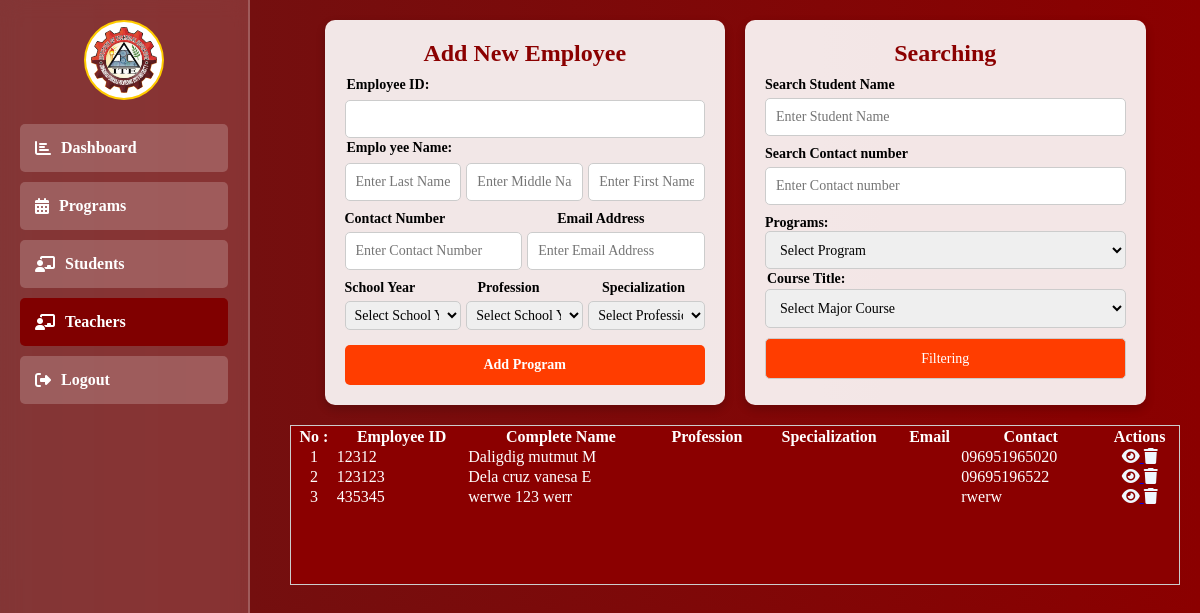
Page /admin/teachers.php (signed in) on the earlier database version.
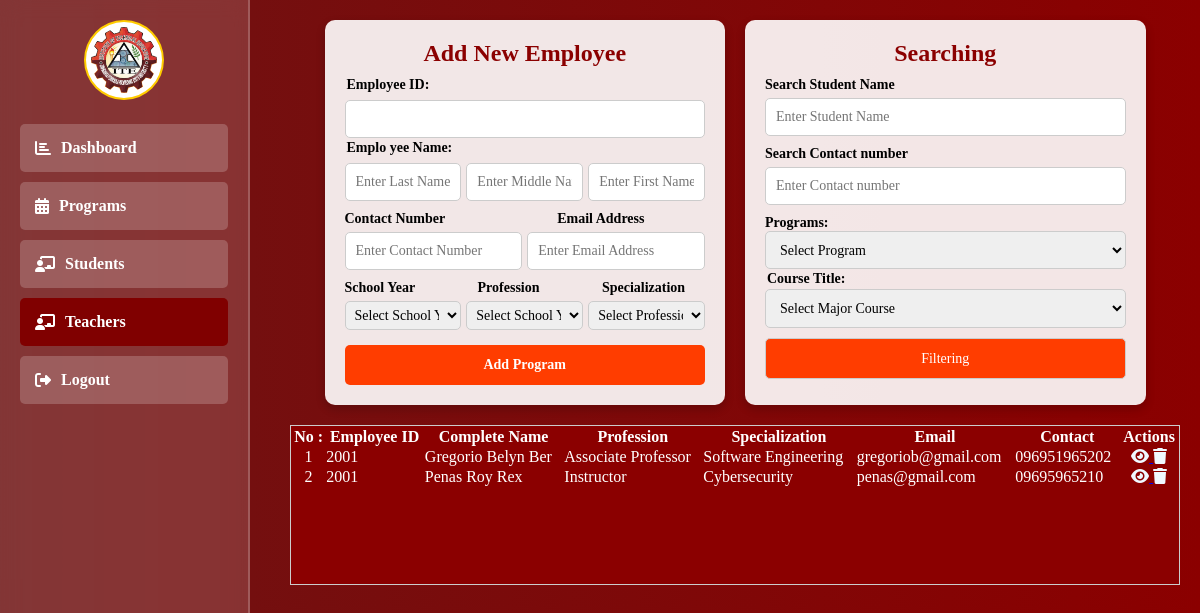
Same page on the later database version.
### tables this page shows
CREATE TABLE `teachers` (
  `id` int(11) NOT NULL,
  `teacher_code` varchar(255) NOT NULL,
  `fname` varchar(50) NOT NULL,
  `mname` varchar(50) NOT NULL,
  `lname` varchar(50) NOT NULL,
  `profile` varchar(100) NOT NULL,
  `profession` varchar(100) NOT NULL,
  `specialized` varchar(100) NOT NULL,
  `contact` varchar(50) NOT NULL,
  `email` varchar(100) NOT NULL,
  `course` varchar(100) NOT NULL,
  `school_year` varchar(20) NOT NULL,
  `verify` varchar(20) NOT NULL
);

### admin/admin_function.php (called while the page is built, shortened)
<?php
include "../db_connect.php";
function GetTeachers()
{
    global $pdo;
    try {
        $stmt = $pdo->prepare("SELECT * FROM teachers");
        $stmt->execute();
        return $stmt->fetchAll();
    } catch (PDOException $e) {
        return [];
    }
}

### admin/teachers.php (the view, shortened to what this page needs)
<?php
include "../db_connect.php";
include "./admin_function.php";
?>
<!DOCTYPE html>
<html lang="en">
<head>
    <link rel="stylesheet" href="https://cdnjs.cloudflare.com/ajax/libs/font-awesome/6.2.0/css/all.css">
</head>
<body>
    <div class="sidebar">
        <div class="profile-info">
            <img src="../images/ITE.png" alt="Profile Icon" class="profile-icon">
        </div>
        <div class="sidebar-item">
            <a href="./index.php"><i class="fas fa-chart-bar"></i> Dashboard</a>
        </div>
        <div class="sidebar-item">
            <a href="./Program.php"><i class="fas fa-calendar-alt"></i> Programs</a>
        </div>
        <div class="sidebar-item">
            <a href="./students.php"><i class="fas fa-chalkboard-teacher"></i> Students</a>
        </div>
        <div class="sidebar-item" style="background-color: maroon;">
            <a href="./teachers.php"><i class="fas fa-chalkboard-teacher"></i>Teachers</a>
        </div>
        <div class="sidebar-item">
            <a href="./logout.php"><i class="fas fa-sign-out-alt"></i> Logout</a>
        </div>
    </div>
    <div class="content">
        <div class="dashboard-container">
            <div class="card">
                <h2>Add New Employee</h2>
                <form action="" method="post">
                    <label for="employee_id" style="margin: 2px; ;">Employee ID:</label>
                    <input type="text" name="employee_id" id="employee_id" required>
                    <label style="margin: 2px;" for="name">Emplo yee Name:</label>
                    <div style="display: flex; gap:5px;">
                        <input type="text" name="lname" placeholder="Enter Last Name">
                        <input type="text" name="mname" placeholder="Enter Middle Name">
                        <input type="text" name="fname" placeholder="Enter First Name">
                    </div>
                    <div style="display: flex; gap: 7rem;">
                        <label for="contact">Contact Number</label>
                        <label for="email">Email Address</label>
                    </div>
                    <div style="display: flex; gap: 5px;">
                        <input placeholder="Enter Contact Number" type="text" name="contact" id="contact" required>
                        <input type="text" name="email" id="email" placeholder="Enter Email Address">
                    </div>
                    <div style="display:flex; gap:3.9rem;">
                        <label for="">School Year</label>
                        <label for="">Profession</label>
                        <label for="">Specialization</label>
                    </div>
                    <div style="display: flex; gap: 15px; margin-top: 5px; width: 100%;">
                        <div style="display: flex; gap: 5px;">
                            <select
                                style="padding: 5px;  width: 100%; border: 1px solid #ccc; border-radius: 5px; font-size: 14px;"
                                name="schoolYear" id="schoolYear">
                                <option value="">Select School Year</option>
                            </select>
                            <select
                                style="padding: 5px;  width: 100%; border: 1px solid #ccc; border-radius: 5px; font-size: 14px;"
                                name="specialization" id="specialization">
                                <option value="">Select School Year</option>
                            </select>
                            <select
                                style="padding: 5px;  width: 100%; border: 1px solid #ccc; border-radius: 5px; font-size: 14px;"
                                name="profession" id="profession">
                                <option value="">Select Profession</option>
                            </select>
                        </div>
                    </div>
                    <input type="submit" name="add_employee" value="Add Program">
                </form>
            </div>
            <div class="card">
                <h2>Searching</h2>
                <form method="GET">
                    <label for="student_name">Search Student Name</label>
                    <input type="text" name="student_name_filter" placeholder="Enter Student Name">
                    <label for="student_name">Search Contact number</label>
                    <input type="text" name="contact_filter" placeholder="Enter Contact number">
                    <label for="program">Programs:</label>
                    <select name="program_filter"
                        style="height: 2.4rem; width: 100%; padding: 10px; border: 1px solid #ccc; border-radius: 5px; font-size: 14px;">
                        <option value="">Select Program</option>
                    </select>
                    <label style="margin: 2px;" for=" program_id">Course Title:</label>
                    <select
                        style="height: 2.4rem; width: 100%; padding: 10px; border: 1px solid #ccc; border-radius: 5px; font-size: 14px;"
                        name="course_filter">
                        <option value="">Select Major Course</option>
                    </select>
                    <button class="buttons" type="submit" onclick="display()" class="btn btn-primary"
                        style="margin-top: 10px; ">Filtering</button>
                </form>
            </div>
            <div class="card-table" id="tableNone"
                style="width: 100%; color: #ccc; border: 1px solid #ccc; height: 10rem; background-color: #8B0000; overflow-y: scroll;">
                <div class="tables-content" style=" background-color: #8B0000; display: flex; color: white;">
                    <table class="table" style=" width: 100%; ">
                        <thead>
                            <tr>
                                <th>No :</th>
                                <th>Employee ID</th>
                                <th>Complete Name</th>
                                <th>Profession</th>
                                <th>Specialization</th>
                                <th>Email</th>
                                <th>Contact</th>
                                <th>Actions</th>
                            </tr>
                        </thead>
                        <tbody>
                            <?php $get_teacher = GetTeachers(); ?>
                            <?php foreach ($get_teacher as $index => $teacher) { ?>
                                <tr>
                                    <td style="text-align: center;"><?php echo $index + 1; ?></td>
                                    <td><?php echo $teacher['teacher_code']; ?></td>
                                    <td><?php echo $teacher['lname'] . ' ' . $teacher['fname'] . ' ' . $teacher['mname']; ?>
                                    </td>
                                    <td><?php echo $teacher['profession']; ?></td>
                                    <td><?php echo $teacher['specialized']; ?></td>
                                    <td><?php echo $teacher['email']; ?></td>
                                    <td><?php echo $teacher['contact']; ?></td>
                                    <td>
                                        <div style="color: aliceblue; text-align:center;">
                                            <a
                                                href="view_teacher.php?teacher_id=<?php echo $teacher['id'] ?>&specialized=<?php echo $teacher['specialized'] ?>&profession=<?php echo $teacher['profession'] ?>&employee_id=<?php echo $teacher['teacher_code'] ?>&teacher_name=<?php echo $teacher['lname'] . ' ' . $teacher['fname'] . ' ' . $teacher['mname'][0]; ?>">
                                                <i style="color: aliceblue;" class="fa fa-eye"></i>
                                            </a>
                                            <a class="delete-program" section="<?php echo $program['id']; ?>"><i
                                                    class="fa fa-trash"></i></a>
                                        </div>
                                    </td>
                                </tr>
                            <?php } ?>
                        </tbody>
                    </table>
                </div>
            </div>
        </div>
</body>
</html>

### admin/teachers.php (style rules this page uses)
* { margin: 0; padding: 0; box-sizing: border-box; font-family: 'Georgia', serif; }
body { background: linear-gradient(to right, #6E1313, #8B0000); background-size: cover; display: flex; }
.sidebar { width: 250px; height: 100vh; background: rgba(255, 255, 255, 0.15); backdrop-filter: blur(10px); padding: 20px; position: fixed; left: 0; top: 0; border-right: 2px solid rgba(255, 255, 255, 0.2); }
.sidebar .profile-info { text-align: center; margin-bottom: 20px; }
.sidebar .profile-icon { width: 80px; border-radius: 50%; background: white; padding: 5px; border: 2px solid #ffcc00; }
.sidebar-item { padding: 15px; margin: 10px 0; background: rgba(255, 255, 255, 0.2); border-radius: 5px; font-size: 16px; }
.sidebar-item a { color: #FFFFFF; text-decoration: none; display: flex; align-items: center; font-weight: bold; }
.sidebar-item a i { margin-right: 10px; }
.content { margin-left: 270px; padding: 20px; width: calc(100% - 270px); }
.dashboard-container { display: flex; flex-wrap: wrap; justify-content: center; gap: 20px; }
.card { background: rgba(255, 255, 255, 0.9); padding: 20px; border-radius: 10px; width: 45%; box-shadow: 0px 4px 10px rgba(0, 0, 0, 0.2); }
.card h2, .card_table h2 { text-align: center; color: #8B0000; margin-bottom: 10px; font-size: 1.5rem; }
form label { display: block; font-weight: bold; margin-top: 10px; font-size: 14px; }
form input[type="text"] { width: 100%; padding: 10px; margin-top: 5px; border: 1px solid #ccc; border-radius: 5px; font-size: 14px; }
form input[type="submit"] { background-color: #ff3d00; color: white; padding: 12px; border: none; border-radius: 5px; margin-top: 15px; cursor: pointer; font-size: 14px; font-weight: bold; transition: 0.3s; width: 100%; }
.buttons { height: 2.6rem; background-color: #ff3d00; width: 100%; margin-top: 100%; color: #ffff; padding: 10px; border: 1px solid #ccc; border-radius: 5px; font-size: 14px; }

Differences in the rows shown:
removed teachers: teacher_code "12312", lname "Daligdig", fname "mutmut", mname "M", contact "096951965020"
removed teachers: teacher_code "123123", lname "Dela cruz", fname "vanesa", mname "E", contact "09695196522"
removed teachers: teacher_code "435345", lname "werwe", fname "123", mname "werr", contact "rwerw"
added teachers: teacher_code "2001", lname "Gregorio", fname "Belyn", mname "Ber", profession "Associate Professor", specialized "Software Engineering", email "gregoriob@gmail.com", contact "096951965202"
added teachers: teacher_code "2001", lname "Penas", fname "Roy", mname "Rex", profession "Instructor", specialized "Cybersecurity", email "penas@gmail.com", contact "09695965210"
